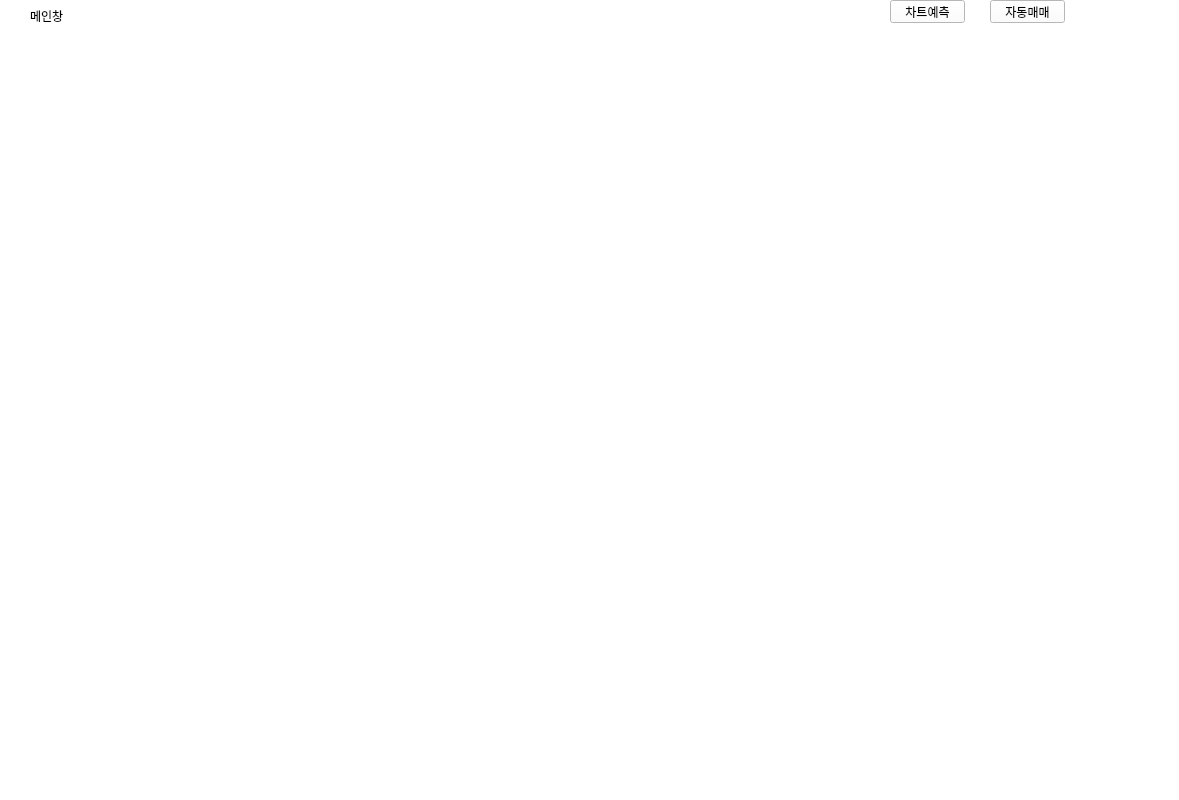
<?xml version="1.0" encoding="UTF-8"?>
<ui version="4.0">
 <class>MainWindow</class>
 <widget class="QMainWindow" name="MainWindow">
  <property name="geometry">
   <rect>
    <x>0</x>
    <y>0</y>
    <width>1179</width>
    <height>800</height>
   </rect>
  </property>
  <property name="windowTitle">
   <string>MainWindow</string>
  </property>
  <property name="styleSheet">
   <string notr="true">background-color: rgb(255, 255, 255);</string>
  </property>
  <widget class="QWidget" name="centralwidget">
   <widget class="QPushButton" name="predictionButton">
    <property name="geometry">
     <rect>
      <x>890</x>
      <y>0</y>
      <width>75</width>
      <height>23</height>
     </rect>
    </property>
    <property name="text">
     <string>차트예측</string>
    </property>
   </widget>
   <widget class="QWidget" name="verticalLayoutWidget">
    <property name="geometry">
     <rect>
      <x>0</x>
      <y>40</y>
      <width>1181</width>
      <height>661</height>
     </rect>
    </property>
    <layout class="QVBoxLayout" name="Layout"/>
   </widget>
   <widget class="QPushButton" name="tradeButton">
    <property name="geometry">
     <rect>
      <x>990</x>
      <y>0</y>
      <width>75</width>
      <height>23</height>
     </rect>
    </property>
    <property name="text">
     <string>자동매매</string>
    </property>
   </widget>
   <widget class="QLabel" name="status">
    <property name="geometry">
     <rect>
      <x>30</x>
      <y>0</y>
      <width>91</width>
      <height>31</height>
     </rect>
    </property>
    <property name="text">
     <string>메인창</string>
    </property>
   </widget>
  </widget>
  <widget class="QMenuBar" name="menubar">
   <property name="geometry">
    <rect>
     <x>0</x>
     <y>0</y>
     <width>1179</width>
     <height>21</height>
    </rect>
   </property>
  </widget>
  <widget class="QStatusBar" name="statusbar"/>
 </widget>
 <resources/>
 <connections/>
</ui>
